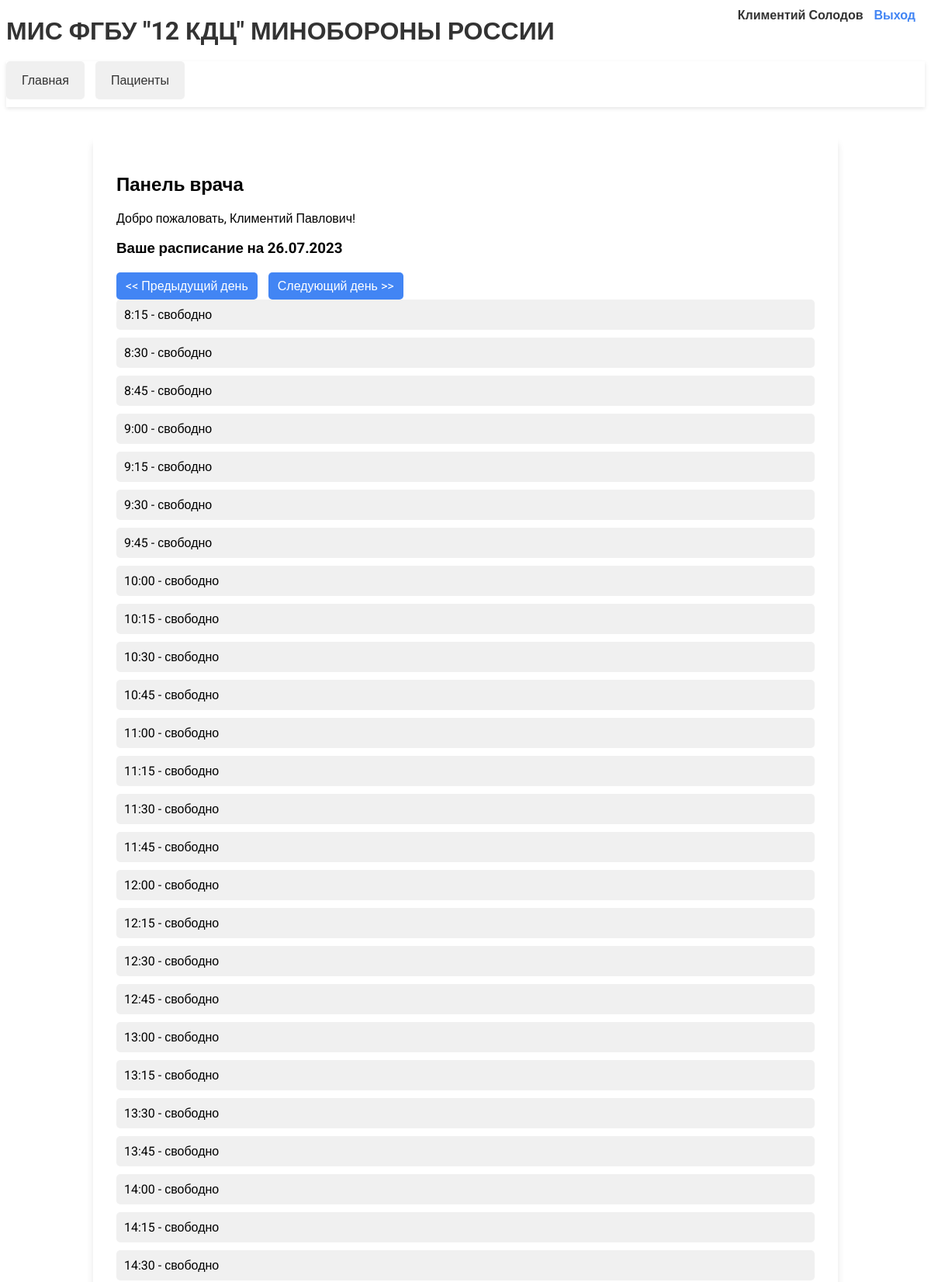
The app's page /doctor_dashboard/2023-07-26/ (signed in, upper part) with its own data.
### medical/models.py (models this page shows, shortened)
class Doctor(models.Model):
    user = models.OneToOneField(User, on_delete=models.CASCADE)
    last_name = models.CharField(verbose_name='Фамилия', max_length=100)
    first_name = models.CharField(verbose_name='Имя', max_length=100)
    middle_name = models.CharField(verbose_name='Отчество', max_length=50)
    specialization = models.CharField(verbose_name='Должность', max_length=100)
    contact_number = models.CharField(verbose_name='Телефон', max_length=20)
    start_time = models.TimeField(verbose_name='Время начала приема')
    end_time = models.TimeField(verbose_name='Время окончания приема')
    appointment_duration = models.PositiveIntegerField(verbose_name='Длительность приема в минутах')

class Appointment(models.Model):
    date = models.DateField(verbose_name='Дата приема')
    time = models.TimeField(verbose_name='Время приема')
    appointment_duration = models.PositiveIntegerField(verbose_name='Длительность приема в минутах')
    doctor_id = models.ForeignKey(Doctor, on_delete=models.CASCADE, verbose_name='ID врача')
    patient_id = models.ForeignKey(Patient, on_delete=models.CASCADE, null=True, blank=True, verbose_name='ID пациента')
    class Meta:
        verbose_name = 'Запись на прием'
        verbose_name_plural = 'Записи на прием'

### medical/views.py (the view)
# urls.py: path('', views.doctor_dashboard, name='doctor_dashboard'),
@login_required(login_url='/doctor-login')
def doctor_dashboard(request, date=None):
    if date:
        try:
            selected_date = datetime.strptime(date, '%Y-%m-%d').date()
        except ValueError:
            selected_date = datetime.today().date()
    else:
        selected_date = datetime.today().date()
    previous_date = (selected_date - timedelta(days=1)).strftime('%Y-%m-%d')
    next_date = (selected_date + timedelta(days=1)).strftime('%Y-%m-%d')
    today_date = selected_date.strftime('%d.%m.%Y')
    doctor = request.user.doctor
    doctors = Doctor.objects.all()
    appointments = Appointment.objects.filter(doctor_id=doctor, date=selected_date)
    return render(request, 'doctor_dashboard.html',
                  {'doctor': doctor, 'doctors': doctors, 'appointments': appointments, 'today_date': today_date,
                   'previous_date': previous_date, 'next_date': next_date})

### medical/context_processors.py (called while the page is built)
def is_medregistrator(request):
    return {
        'is_medregistrator': request.user.groups.filter(name='Медрегистратор').exists()
    }

def is_doctor(request):
    return {
        'is_doctor': request.user.groups.filter(name='Doctors').exists()
    }

### medical/templates/doctor_dashboard.html (shortened to what this page needs)
{% extends 'base.html' %}
{% block content %}
{% if is_doctor %}
<h2>Панель врача</h2>
<p>Добро пожаловать, {{ doctor.first_name }} {{ doctor.middle_name }}!</p>
<h3>Ваше расписание на {{ today_date }}</h3>
<div class="calendar">
  <div class="date_but">
    <a href="{% url 'doctor_dashboard_with_date' date=previous_date %}">&lt;&lt; Предыдущий день</a>
    <a href="{% url 'doctor_dashboard_with_date' date=next_date %}">Следующий день &gt;&gt;</a>
  </div>
  {% if appointments %}
  {% for appointment in appointments %}
  {% if appointment.patient_id is not None %}
  <div class="appointment has-appointment">
    <p>{{ appointment.time }} - <a href="{% url 'patient_detail' appointment.patient_id_id %}">{{ appointment.patient_id
      }}</a></p>
  </div>
  {% else %}
  <div class="appointment">
    <p>{{ appointment.time }} - свободно</p>
  </div>
  {% endif %}
  {% endfor %}
  {% endif %}
</div>
{% endif %}
{% endblock %}

### medical/templates/base.html (shortened to what this page needs)
{% load static %}
<!DOCTYPE html>
<html>
<head>
    <link rel="stylesheet" href="{% static 'styles.css' %}">
</head>
<body>
<div class="user-info">
    {% if user.is_authenticated %}
    <span>{{ user.doctor.first_name }} {{ user.doctor.last_name }}</span>
    <a href="{% url 'doctor_logout' %}">Выход</a>
    {% endif %}
</div>
<header>
    <h1>МИС ФГБУ "12 КДЦ" МИНОБОРОНЫ РОССИИ</h1>
</header>
<nav>
    <ul>
        {% if user.is_authenticated %}
        <li><a href="/doctor-dashboard">Главная</a></li>
        {% endif %}
        {% if user.is_authenticated %}
        <li><a href="/patients/">Пациенты</a></li>
        {% endif %}
    </ul>
</nav>
<main>
    <div class="container">
        {% block content %}
        {% endblock %}
    </div>
</main>
</body>
</html>

### medical/static/styles.css (style rules this page uses)
body { font-family: "Roboto", Arial, sans-serif; }
h1, h2, h3, h4, h5, h6 { font-family: "Roboto", Arial, sans-serif; font-weight: bold; }
h1 { color: #333; font-size: 32px; margin-bottom: 20px; }
nav { background-color: #fff; box-shadow: 0 2px 5px rgba(0, 0, 0, 0.1); }
nav ul { list-style: none; margin: 0; padding: 0; }
nav ul li { display: inline-block; margin-right: 10px; }
nav ul li a { display: inline-block; text-decoration: none; color: #333; padding: 15px 20px; border-radius: 5px; transition: background-color 0.2s ease; }
.container { max-width: 900px; margin: 3% auto; padding: 30px; background-color: #fff; box-shadow: 0 10px 10px rgba(0, 0, 0, 0.1); border-radius: 5px; }
.date_but a { display: inline-block; padding: 8px 12px; margin-right: 10px; background-color: #4285F4; color: #fff; text-decoration: none; border-radius: 5px; transition: background-color 0.2s ease; }
.calendar { margin-top: 20px; }
.appointment { margin-bottom: 10px; padding: 10px; background-color: #f0f0f0; border-radius: 5px; }
.appointment p { margin: 0; font-size: 16px; }
.user-info { position: absolute; top: 10px; right: 20px; text-align: right; }
.user-info span { font-weight: bold; color: #333; }
.user-info a { margin-left: 10px; color: #4285F4; text-decoration: none; font-weight: bold; transition: opacity 0.2s ease; }
ul { list-style: none; padding: 0; margin: 0; }
ul li { margin-bottom: 10px; }
ul li a { display: block; padding: 10px; background-color: #f0f0f0; color: #333; text-decoration: none; border-radius: 5px; transition: background-color 0.2s ease; }

### records on screen
Doctor: first_name "Климентий", middle_name "Павлович"
Appointment: time "8:15"
Appointment: time "8:30"
Appointment: time "8:45"
Appointment: time "9:00"
Appointment: time "9:15"
Appointment: time "9:30"
Appointment: time "9:45"
Appointment: time "10:00"
Appointment: time "10:15"
Appointment: time "10:30"
Appointment: time "10:45"
Appointment: time "11:00"
Appointment: time "11:15"
Appointment: time "11:30"
Appointment: time "11:45"
Appointment: time "12:00"
Appointment: time "12:15"
Appointment: time "12:30"
Appointment: time "12:45"
Appointment: time "13:00"
Appointment: time "13:15"
Appointment: time "13:30"
Appointment: time "13:45"
Appointment: time "14:00"
Appointment: time "14:15"
Appointment: time "14:30"

### other values on screen
{{ user.doctor.first_name }} "Климентий"
{{ user.doctor.last_name }} "Солодов"
{{ today_date }} "26.07.2023"
